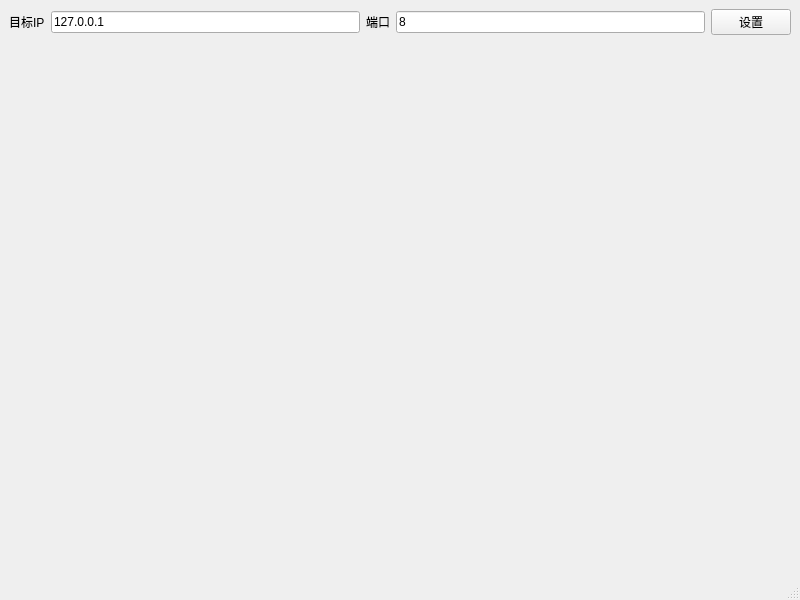
<?xml version="1.0" encoding="UTF-8"?>
<ui version="4.0">
 <class>MainWindow</class>
 <widget class="QMainWindow" name="MainWindow">
  <property name="geometry">
   <rect>
    <x>0</x>
    <y>0</y>
    <width>800</width>
    <height>600</height>
   </rect>
  </property>
  <property name="windowTitle">
   <string>MainWindow</string>
  </property>
  <widget class="QWidget" name="centralwidget">
   <layout class="QGridLayout" name="gridLayout" rowstretch="1,5">
    <item row="0" column="0">
     <layout class="QHBoxLayout" name="horizontalLayout">
      <item>
       <widget class="QLabel" name="label">
        <property name="text">
         <string>目标IP</string>
        </property>
       </widget>
      </item>
      <item>
       <widget class="QLineEdit" name="lineEdit">
        <property name="text">
         <string>127.0.0.1</string>
        </property>
       </widget>
      </item>
      <item>
       <widget class="QLabel" name="label_2">
        <property name="text">
         <string>端口</string>
        </property>
       </widget>
      </item>
      <item>
       <widget class="QLineEdit" name="lineEdit_2">
        <property name="text">
         <string>8</string>
        </property>
       </widget>
      </item>
      <item>
       <widget class="QPushButton" name="pushButton">
        <property name="text">
         <string>设置</string>
        </property>
       </widget>
      </item>
     </layout>
    </item>
    <item row="1" column="0">
     <widget class="QCustomPlot" name="widget" native="true"/>
    </item>
   </layout>
  </widget>
  <widget class="QMenuBar" name="menubar">
   <property name="geometry">
    <rect>
     <x>0</x>
     <y>0</y>
     <width>800</width>
     <height>17</height>
    </rect>
   </property>
  </widget>
  <widget class="QStatusBar" name="statusbar"/>
 </widget>
 <customwidgets>
  <customwidget>
   <class>QCustomPlot</class>
   <extends>QWidget</extends>
   <header location="global">qcustomplot.h</header>
   <container>1</container>
  </customwidget>
 </customwidgets>
 <resources/>
 <connections/>
</ui>
